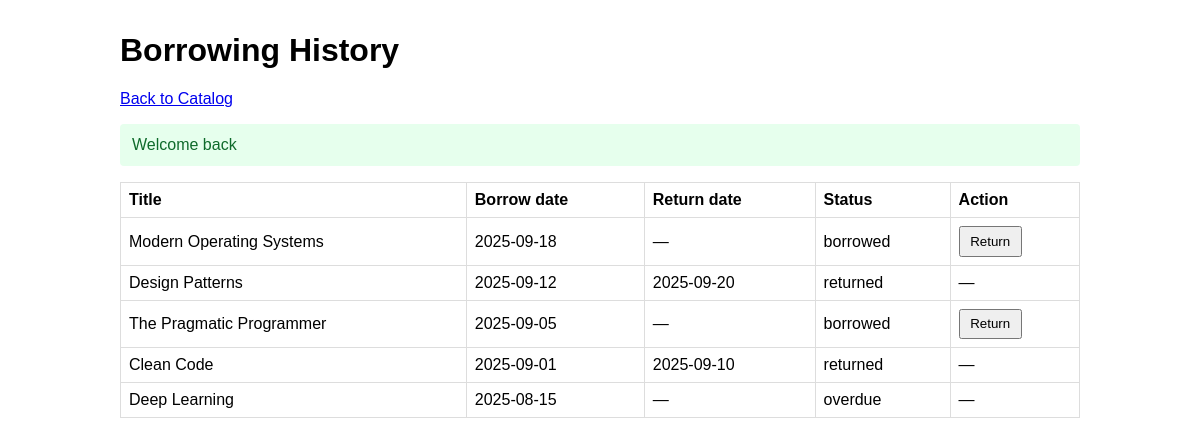
The app's page /history.php (signed in) with its own data.
### tables this page shows
CREATE TABLE IF NOT EXISTS borrow_records (
	record_id INT AUTO_INCREMENT PRIMARY KEY,
	user_id INT NOT NULL,
	book_id INT NOT NULL,
	borrow_date DATE NOT NULL,
	return_date DATE NULL,
	status ENUM('borrowed','returned','overdue') NOT NULL DEFAULT 'borrowed',
	CONSTRAINT fk_borrow_user FOREIGN KEY (user_id) REFERENCES users(user_id) ON DELETE CASCADE,
	CONSTRAINT fk_borrow_book FOREIGN KEY (book_id) REFERENCES books(book_id) ON DELETE CASCADE
);

CREATE TABLE IF NOT EXISTS books (
	book_id INT AUTO_INCREMENT PRIMARY KEY,
	title VARCHAR(200) NOT NULL,
	author VARCHAR(150) NOT NULL,
	category VARCHAR(100) NOT NULL,
	cover_url VARCHAR(255) NULL,
	availability TINYINT(1) NOT NULL DEFAULT 1,
	created_at TIMESTAMP DEFAULT CURRENT_TIMESTAMP,
	INDEX idx_books_search (title, author, category)
);

### includes/functions.php (called while the page is built, shortened)
<?php
function h(string $str): string {
	return htmlspecialchars($str, ENT_QUOTES, 'UTF-8');
}
function get_flash(string $key): ?string {
	if (!isset($_SESSION['flash'][$key])) {
		return null;
	}
	$msg = (string)$_SESSION['flash'][$key];
	return $msg;
}

### includes/auth.php (called while the page is built, shortened)
<?php
function current_user(): ?array {
	$pdo = db();
	$stmt = $pdo->prepare('SELECT user_id, name, email, role, created_at FROM users WHERE user_id = ?');
	$stmt->execute([$_SESSION['user_id']]);
	$user = $stmt->fetch();
	return $user ?: null;
}

### history.php (the view, shortened to what this page needs)
<?php
require_once __DIR__ . '/includes/functions.php';
require_once __DIR__ . '/includes/auth.php';
$user = current_user();
$pdo = db();
$isAdmin = isset($user['role']) && $user['role'] === 'admin';
if ($isAdmin) {
	$sql = 'SELECT br.record_id, br.user_id, br.book_id, br.borrow_date, br.return_date, br.status, b.title
		FROM borrow_records br JOIN books b ON b.book_id = br.book_id
		ORDER BY br.borrow_date DESC, br.record_id DESC';
	$stmt = $pdo->query($sql);
}
$rows = $isAdmin ? $stmt->fetchAll() : $stmt->fetchAll();
$success = get_flash('success');
?>
<!DOCTYPE html>
<html lang="en">
<head>
</head>
<body>
<div class="container">
	<h1><?php echo h('Borrowing History'); ?></h1>
	<a href="catalog.php"><?php echo h('Back to Catalog'); ?></a>
	<?php if ($success): ?><div class="flash success"><?php echo h($success); ?></div><?php endif; ?>
	<table>
		<thead>
			<tr>
				<th><?php echo h('Title'); ?></th>
				<th><?php echo h('Borrow date'); ?></th>
				<th><?php echo h('Return date'); ?></th>
				<th><?php echo h('Status'); ?></th>
				<th><?php echo h('Action'); ?></th>
			</tr>
		</thead>
		<tbody>
		<?php if (empty($rows)): ?>
			<tr><td colspan="5"><?php echo h('No records found'); ?></td></tr>
		<?php else: ?>
			<?php foreach ($rows as $r): ?>
			<tr>
				<td><?php echo h($r['title']); ?></td>
				<td><?php echo h($r['borrow_date']); ?></td>
				<td><?php echo h($r['return_date'] ?? '—'); ?></td>
				<td><?php echo h($r['status']); ?></td>
				<td>
					<?php if ($r['status'] === 'borrowed'): ?>
						<form method="post" action="return.php" style="display:inline">
							<button type="submit"><?php echo h('Return'); ?></button>
						</form>
					<?php else: ?>
						<span><?php echo h('—'); ?></span>
					<?php endif; ?>
				</td>
			</tr>
			<?php endforeach; ?>
		<?php endif; ?>
		</tbody>
	</table>
</div>
</body>
</html>

### history.php (style rules this page uses)
body { font-family: Arial, sans-serif; margin: 2rem; }
.container { max-width: 960px; margin: 0 auto; }
.flash { padding: .75rem; margin-bottom: 1rem; border-radius: 4px; }
.flash.success { background: #e6ffed; color: #0f6b2b; }
table { border-collapse: collapse; width: 100%; }
th, td { border: 1px solid #ddd; padding: .5rem; text-align: left; }
button { padding: .35rem .6rem; }
a { display: inline-block; margin-bottom: 1rem; }

### records on screen
borrow_records: book.title "Modern Operating Systems", borrow_date "2025-09-18", return_date "—", status "borrowed"
borrow_records: book.title "Design Patterns", borrow_date "2025-09-12", return_date "2025-09-20", status "returned"
borrow_records: book.title "The Pragmatic Programmer", borrow_date "2025-09-05", return_date "—", status "borrowed"
borrow_records: book.title "Clean Code", borrow_date "2025-09-01", return_date "2025-09-10", status "returned"
borrow_records: book.title "Deep Learning", borrow_date "2025-08-15", return_date "—", status "overdue"

### other values on screen
$success "Welcome back"
